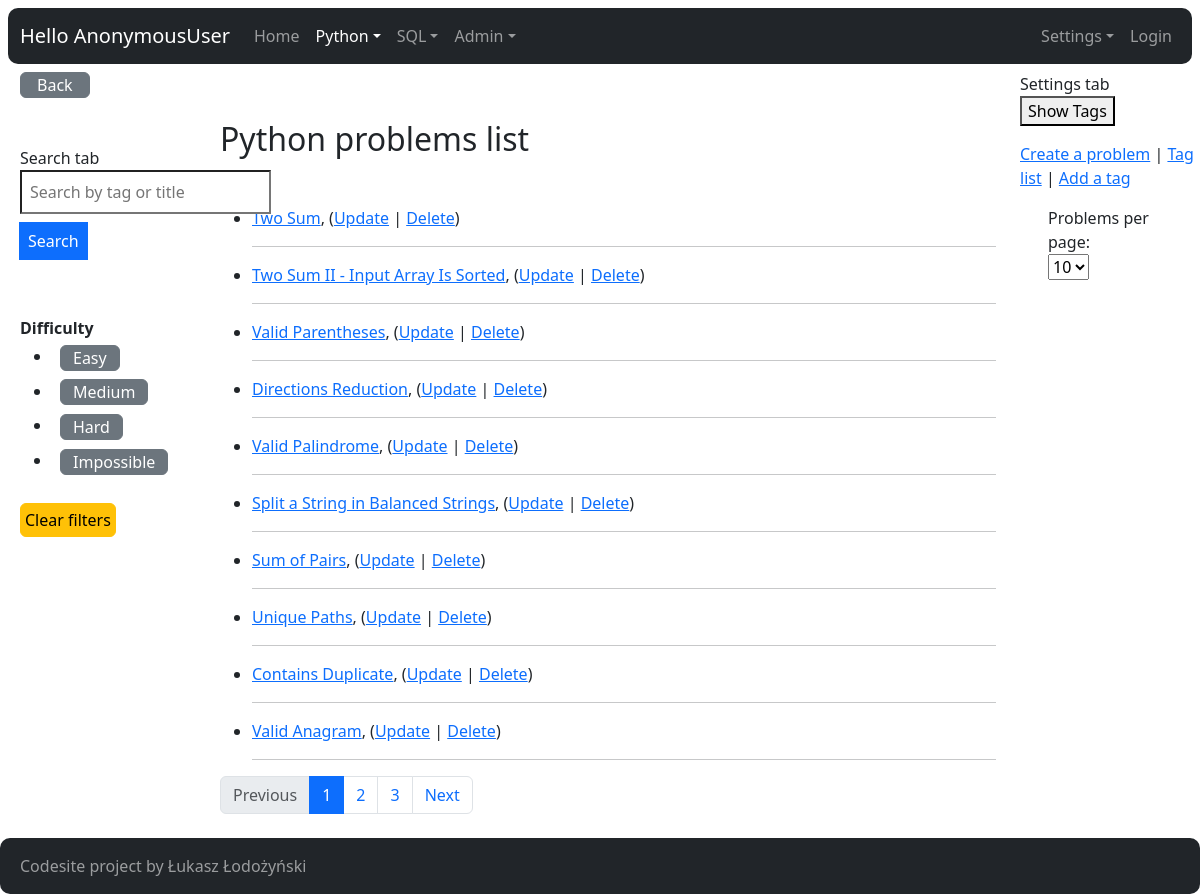
Page /python/ on the committed database.
### python_problems/models.py (models this page shows, shortened)
class Difficulty(models.Model):
    name = models.CharField(max_length=16)
    class Meta:
        verbose_name_plural = "Difficulties"

class Problem(models.Model):
    tags = models.ManyToManyField("Tag")
    title = models.CharField(max_length=200)
    difficulty = models.ForeignKey(
        Difficulty, related_name="problems_difficulty", on_delete=models.DO_NOTHING)
    time_complexity = models.ForeignKey(
        Complexity, related_name="problems_time_complexity", on_delete=models.DO_NOTHING)
    space_complexity = models.ForeignKey(
        Complexity, related_name="problems_space_complexity", on_delete=models.DO_NOTHING)
    url = models.CharField(max_length=200)
    description = models.TextField(blank=False, null=False)
    is_solved = models.BooleanField(default=False)
    solution = models.TextField(blank=True, null=True)
    testcase = models.TextField(blank=True, null=True)

### python_problems/views.py (the view)
# urls.py: path("", views.ProblemIndexView.as_view(), name="index"),
class ProblemIndexView(ListView):
    model = Problem
    def get_context_data(self, **kwargs):
        context = super(ProblemIndexView, self).get_context_data(**kwargs)
        query = self.request.GET.get("query", "")
        problem_list = self.model.objects.all()
        difficulty_list = Difficulty.objects.all()
        difficulty_id = self.request.GET.get('difficulty', '')
        if difficulty_id:
            problem_list = problem_list.filter(difficulty__id=difficulty_id)
        if query:
            problem_list = problem_list.filter(
                Q(tags__name__icontains=query) | Q(title__icontains=query)).distinct()
        problems_per_page = self.request.GET.get("problems_per_page", "10")
        paginator = Paginator(problem_list, problems_per_page)
        page_number = self.request.GET.get('page', 1)
        page_obj = paginator.get_page(page_number)
        context["problem_list"] = problem_list
        context["query"] = query
        context["difficulty_list"] = difficulty_list
        context["difficulty_id"] = difficulty_id
        context["page_obj"] = page_obj
        context["problems_per_page"] = problems_per_page
        return context

### core/context_processors.py (called while the page is built)
def settings(request):
    return {
        'settings': django_settings,
    }

### python_problems/templates/python_problems/problem_list.html (shortened to what this page needs)
{% extends "core/base.html" %}
{% block content %}
  <div class="container-fluid m-2">
    <div class="row">
      <div class="col-md-2">
        <a href="/" class="btn btn-secondary px-3 py-0 mb-5">Back</a>
        <br>
        <div>Search tab</div>
        <form method="get" action="{% url 'python_problems:index' %}">
          <div class="input-group mb-5">
            <input name="query"
                   id="query"
                   class="px-2 py-2 mb-2"
                   type="text"
                   value="{{ query|default_if_none:'' }}"
                   placeholder="Search by tag or title">
            <button class="btn btn-primary mb-2 px-2" type="submit">Search</button>
          </div>
        </form>
        <strong>Difficulty</strong>
        <ul>
          {% for difficulty in difficulty_list %}
            <li class="py-1 px-2 {% if difficulty.id|stringformat:"s" == difficulty_id|stringformat:"s" %}text-warning{% endif %}">
              <a href="?query={{ query|default_if_none:'' }}&difficulty={{ difficulty.id }}&problems_per_page={{ problems_per_page|default_if_none:10 }}"
                 class="btn btn-secondary py-0 {% if difficulty.id|stringformat:"s" == difficulty_id|stringformat:"s" %}text-warning{% endif %}">{{ difficulty.name }}</a>
            </li>
          {% endfor %}
        </ul>
        <a class="btn btn-warning mb-2 mt-2 p-1"
           href="{% url 'python_problems:index' %}"
           role="button">Clear filters</a>
      </div>
      <div class="col-md-8">
        <div class="mb-5 mt-5">
          <h2>Python problems list</h2>
        </div>
        {% if page_obj %}
          <ul>
            {% for problem in page_obj %}
              <div class="row">
                <div class="col-md-auto">
                  <li>
                    <div class="problem-container flex">
                      <a href="{% url 'python_problems:detail' problem.id %}">{{ problem.title }}</a>,
                      (<a href="{% url 'python_problems:problem-update' problem.id %}">Update</a> |
                      <a href="{% url 'python_problems:problem-delete' problem.id %}">Delete</a>)
                    </div>
                  </div>
                  <div class="col-md-auto">
                  </div>
              </div>
              <hr>
            {% endfor %}
          </ul>
          <nav>
            <ul class="pagination">
              {% if page_obj.has_previous %}
                <li class="page-item">
                  <a class="page-link"
                     href="?query={{ query|default_if_none:'' }}&difficulty={{ difficulty_id|default_if_none:'' }}&page={{ page_obj.previous_page_number }}&problems_per_page={{ problems_per_page|default_if_none:10 }}">Previous</a>
                </li>
              {% else %}
                <li class="page-item disabled">
                  <span class="page-link">Previous</span>
                </li>
              {% endif %}
              {% for num in page_obj.paginator.page_range %}
                {% if page_obj.number == num %}
                  <li class="page-item active">
                    <span class="page-link">{{ num }}</span>
                  </li>
                {% else %}
                  <li class="page-item">
                    <a class="page-link"
                       href="?query={{ query|default_if_none:'' }}&difficulty={{ difficulty_id|default_if_none:'' }}&page={{ num }}&problems_per_page={{ problems_per_page|default_if_none:10 }}">{{ num }}</a>
                  </li>
                {% endif %}
              {% endfor %}
              {% if page_obj.has_next %}
                <li class="page-item">
                  <a class="page-link"
                     href="?query={{ query|default_if_none:'' }}&difficulty={{ difficulty_id|default_if_none:'' }}&page={{ page_obj.next_page_number }}&problems_per_page={{ problems_per_page|default_if_none:10 }}">Next</a>
                </li>
              {% else %}
                <li class="page-item disabled">
                  <span class="page-link">Next</span>
                </li>
              {% endif %}
            </ul>
          </nav>
        {% else %}
          <p>No python problems available.</p>
        {% endif %}
      </div>
      <div class="col-md-2">
        <div>Settings tab</div>
        <div class="row">
          <div>
            <button onclick="toggleTags()" class="btn-secondary ms-0 mb-3">Show Tags</button>
          </div>
        </div>
        <div class="row mb-2">
          <div>
            <a href="create/">Create a problem</a> |
            <a href="tag/">Tag list</a> |
            <a href="tag/create/">Add a tag</a>
          </div>
        </div>
        <div class="row m-3">
          <form method="get" class="mb-3">
            <label for="problemsPerPage">Problems per page:</label>
            <select name="problems_per_page"
                    id="problemsPerPage"
                    onchange="this.form.submit()">
              <option value="10"
                      {% if problems_per_page|stringformat:"s" == "10" %}selected{% endif %}>10</option>
            </select>
          </form>
        </div>
      </div>
    </div>
  {% endblock content %}

### rows in the picture
Difficulty: name "Easy"
Difficulty: name "Medium"
Difficulty: name "Hard"
Difficulty: name "Impossible"
Problem: title "Two Sum"
Problem: title "Two Sum II - Input Array Is Sorted"
Problem: title "Valid Parentheses"
Problem: title "Directions Reduction"
Problem: title "Valid Palindrome"
Problem: title "Split a String in Balanced Strings"
Problem: title "Sum of Pairs"
Problem: title "Unique Paths"
Problem: title "Contains Duplicate"
Problem: title "Valid Anagram"

### other values in the picture
{{ request.user }} "AnonymousUser"
{{ num }} "1"
{{ num }} "2" "3"
{{ settings.APP_NAME }} "Codesite"
